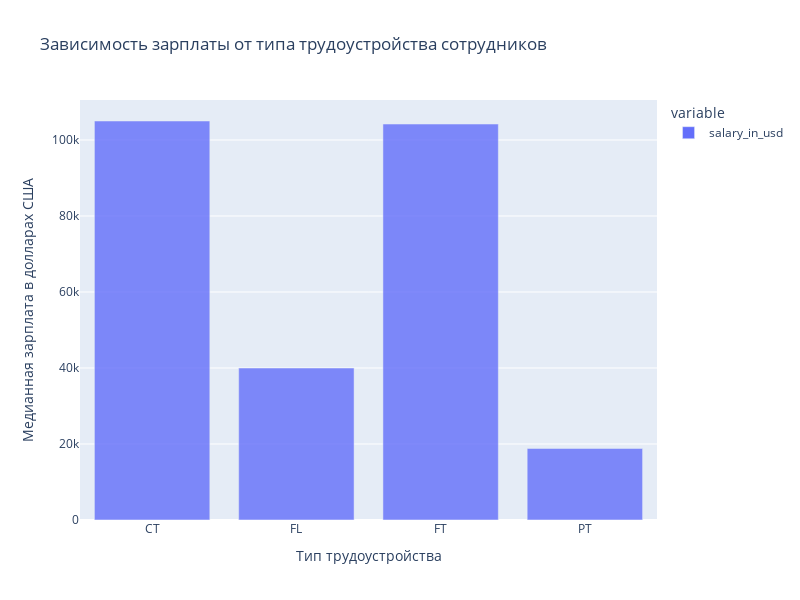

Notebook code for this chart:
### Markdown cell above
***2. Влияние типа трудоустройства на зарплату***

### Code cell
grouped1 = data.groupby('employment_type')['salary_in_usd'].median()

fig = px.bar(grouped1,
             title='Зависимость зарплаты от типа трудоустройства сотрудников',
             opacity = 0.8,
             height=600,
             width=800
            )
fig.update_layout(xaxis_title='Тип трудоустройства', yaxis_title='Медианная зарплата в долларах США')
fig.write_html("images/bar1.html")
fig.show()

### Figure 1 — Plotly figure (JSON) as saved in the notebook; plotly's stock layout.template omitted (floating-point values rounded to 4 significant figures)
{"data": [{"alignmentgroup": "True", "hovertemplate": "variable=salary_in_usd<br>employment_type=%{x}<br>value=%{y}<extra></extra>", "legendgroup": "salary_in_usd", "marker": {"color": "#636efa", "opacity": 0.8, "pattern": {"shape": ""}}, "name": "salary_in_usd", "offsetgroup": "salary_in_usd", "orientation": "v", "showlegend": true, "textposition": "auto", "type": "bar", "x": ["CT", "FL", "FT", "PT"], "xaxis": "x", "y": [105000, 40000, 104200.0, 18820.0], "yaxis": "y"}], "layout": {"barmode": "relative", "height": 600, "legend": {"title": {"text": "variable"}, "tracegroupgap": 0}, "title": {"text": "Зависимость зарплаты от типа трудоустройства сотрудников"}, "width": 800, "xaxis": {"anchor": "y", "domain": [0, 1], "title": {"text": "Тип трудоустройства"}}, "yaxis": {"anchor": "x", "domain": [0, 1], "title": {"text": "Медианная зарплата в долларах США"}}}}
